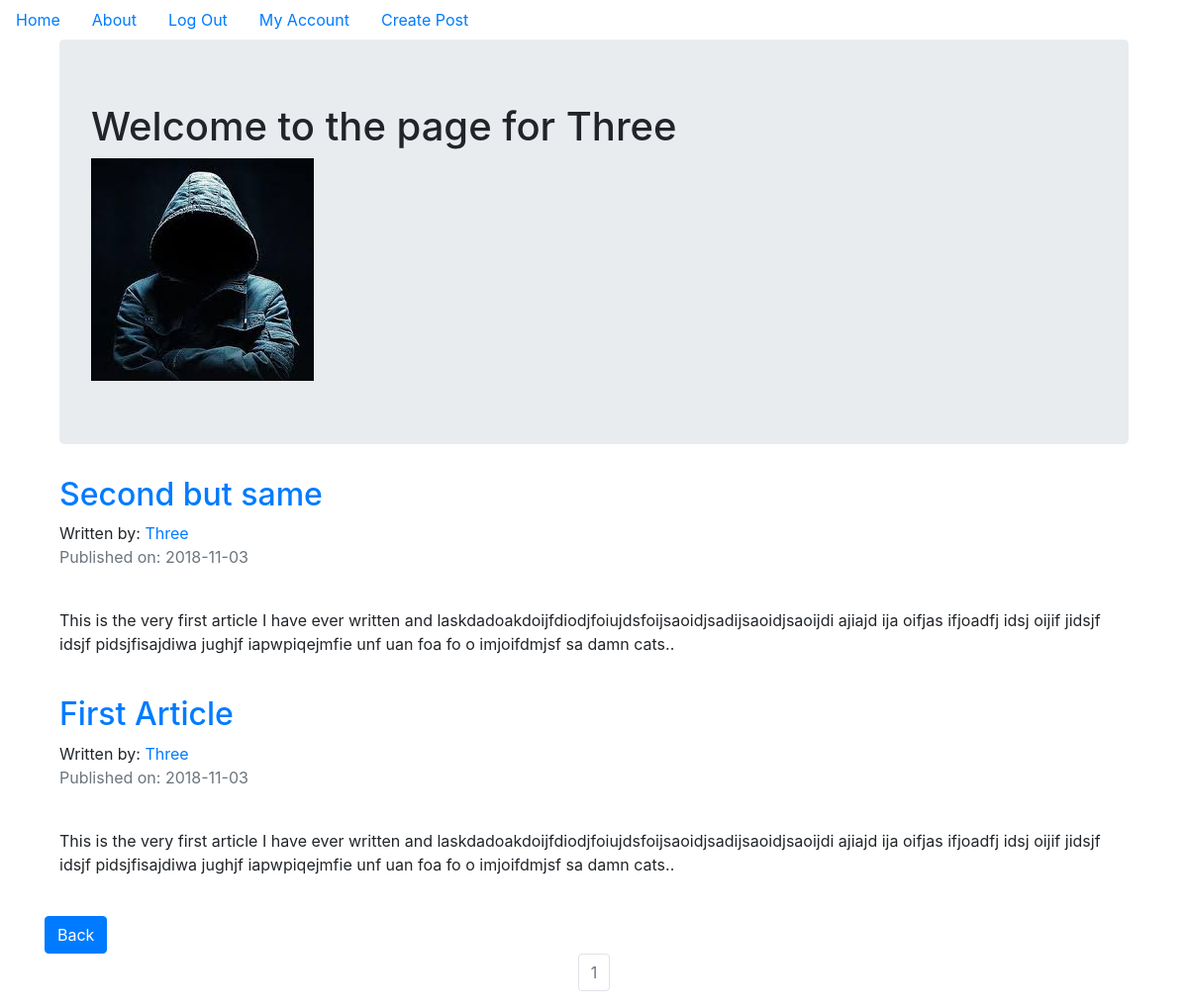
The page /Three (signed in) on the database its author committed.
### blog/models.py (models this page shows, shortened)
class User(db.Model,UserMixin):
    __tablename__ = 'users'
    id = db.Column(db.Integer,primary_key=True)
    profile_image = db.Column(db.String(64),nullable=False,default='default_profile.png')
    email = db.Column(db.String(64),unique=True,index=True)
    username = db.Column(db.String(64),unique=True,index=True)
    password_hash = db.Column(db.String(128))
    posts = db.relationship('BlogPost',backref='author',lazy=True)

class BlogPost(db.Model):
    users = db.relationship(User)
    id = db.Column(db.Integer,primary_key=True)
    user_id = db.Column(db.Integer,db.ForeignKey('users.id'),nullable=False)
    date = db.Column(db.DateTime,nullable=False,default=datetime.utcnow)
    title = db.Column(db.String(140),nullable=False)
    text = db.Column(db.Text,nullable=False)

### blog/users/views.py (the view)
@users.route('/<username>')
def user_posts(username):
    page = request.args.get('page',1,type=int)
    user = User.query.filter_by(username=username).first_or_404()
    blog_posts = BlogPost.query.filter_by(author=user).order_by(BlogPost.date.desc()).paginate(page=page,per_page=5)
    return render_template('user_blog_posts.html',blog_posts=blog_posts,user=user)

### blog/models.py (called while the page is built)
@login_manager.user_loader
def load_user(user_id):
    return User.query.get(user_id)

### blog/templates/user_blog_posts.html (shortened to what this page needs)
{% extends "base.html" %}
{% block content %}
<div class="container">
  <div class="jumbotron">
    <h1>Welcome to the page for {{user.username}}</h1>
    <img src="{{url_for('static',filename='profile_pics/'+user.profile_image)}}">
  </div>
{% for post in blog_posts.items %}
<h2><a href="{{ url_for('blog_posts.blog_post', blog_post_id=post.id) }}">{{ post.title }}</a></h2>
      Written by: <a href="{{ url_for('users.user_posts', username=post.author.username) }}">{{ post.author.username }}</a>
      <p class="text-muted">Published on: {{ post.date.strftime('%Y-%m-%d') }}</p>
      <br>
        <p>{{post.text}}</p>
      <br>
{% endfor %}
</div>
<div class="panel-footer row">
  <div class="col text-left">
      <div class="previous">
            <a href="{{url_for('core.index')}}" class="btn btn-primary" role="button" aria-pressed="true">Back
        </a>
      </div>
  </div>
</div>
<nav aria-label='Page Navigation example'>
  <ul class='pagination justify-content-center'>
    {% for page_num in blog_posts.iter_pages(left_edge=1,right_edge=1,left_current=1,right_current=2) %}
      {% if blog_posts.page == page_num %}
        <li class='page-item disabled'>
        <a class='page-link' href="{{url_for('users.user_posts',username=user.username,page=page_num)}}">{{page_num}}</a></li>
      {% else %}
      <li class='page-item'>
      <a class='page-link' href="{{url_for('users.user_posts',username=user.username,page=page_num)}}">{{page_num}}</a></li>
      {% endif %}
    {% endfor %}
  </ul>
</nav>
{% endblock %}

### blog/templates/base.html (shortened to what this page needs)
<!DOCTYPE html>
<html lang="en" dir="ltr">
  <head>
    <link rel="stylesheet" href="https://stackpath.bootstrapcdn.com/bootstrap/4.1.3/css/bootstrap.min.css">
    	    <link rel="stylesheet" href="https://maxcdn.bootstrapcdn.com/font-awesome/4.6.1/css/font-awesome.min.css">
  </head>
  <body>
    <ul class='nav'>
          <li class='nav-link'>
            <a href="{{url_for('core.index')}}">Home</a>
          </li>
          <li class='nav-link'>
            <a href="{{url_for('core.info')}}">About</a>
          </li>
          {% if current_user.is_authenticated %}
          <li class='nav-link'>
            <a href="{{url_for('users.logout')}}">Log Out</a>
          </li>
          <li class='nav-link'>
            <a href="{{url_for('users.account')}}">My Account</a>
          </li>
          <li class='nav-link'>
            <a href="{{ url_for('blog_posts.create_post') }}">Create Post</a>
          </li>
          {% endif %}
        </ul>
    <div class="container">
      {% block content %}
      {% endblock %}
    </div>
  </body>
</html>

### rows shown on the page
User: username "Three", profile_image (placeholder picture)
BlogPost: title "Second but same", author.username "Three", date "2018-11-03", text "This is the very first article I have ever written and laskdadoakdoijfdiodjfoiujdsfoijsaoidjsadijsaoidjsaoijdi ajiajd ija oifjas ifjoadfj idsj oijif jidsjf idsjf pidsjfisajdiwa jughjf iapwpiqejmfie unf uan foa fo o imjoifdmjsf sa damn cats.."
BlogPost: title "First Article", author.username "Three", date "2018-11-03", text "This is the very first article I have ever written and laskdadoakdoijfdiodjfoiujdsfoijsaoidjsadijsaoidjsaoijdi ajiajd ija oifjas ifjoadfj idsj oijif jidsjf idsjf pidsjfisajdiwa jughjf iapwpiqejmfie unf uan foa fo o imjoifdmjsf sa damn cats.."

### other values the page prints
{{ page_num }} "1"
